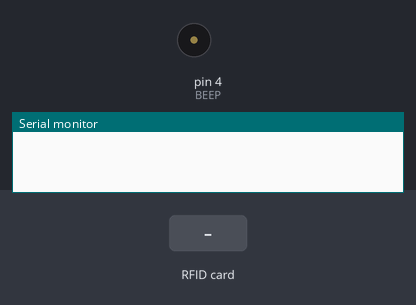
This sketch was run on a simulated Arduino Uno, built with avr-gcc and run on an emulated ATmega328P. On the bench: buzzer (waves = sounding, pin HIGH), the last lines printed to the serial monitor. The inputs (shaded band) are chosen by the test bench. Pins used as bus, display or sensor lines are not drawn.

Above: at 1.2 s.
1.3 s: RFID card FA A7 32 B3 held to the reader
At 1.77 s:
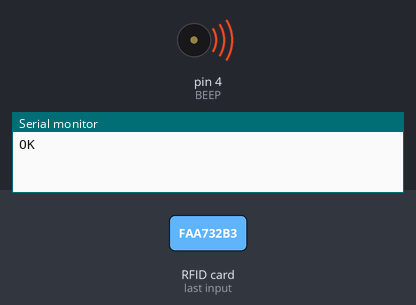
3.5 s: RFID card 5E 7A 19 C4 held to the reader
At 3.9 s:
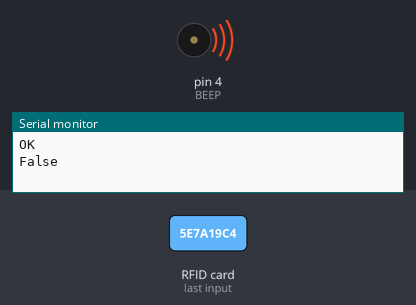
Timing chart, 0 to 6.5 s (numbered marks = the images above; inputs shaded):
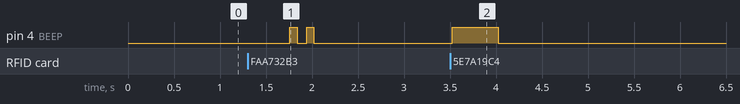

Measured:
- after the input at 1.3 s, pin 4 (BEEP): alternates HIGH for 0.08 s and LOW for 0.10 s, 4 changes in all, then stays LOW, starting after 0.46 s
- after the input at 3.5 s, pin 4 (BEEP): LOW → HIGH at once, → LOW 0.50 s later

The sketch:

card.ino
```cpp
#include <SPI.h>        // RC522 Module uses SPI protocol
#include <MFRC522.h>  // Library for Mifare RC522 Devices
#include <RCSwitch.h>

RCSwitch rSwitch = RCSwitch();
RCSwitch tSwitch = RCSwitch();

#define SS_PIN 10 // RC522 sda
#define RST_PIN 9 // RC522 rst
#define T_PIN 6 // 315发送
#define R_INTERPUT 0 // 315接收，interupt 0, pin 2
#define BEEP 4 // 蜂鸣器

int pulseLength = '你的脉冲长度';
int code = '你的遥控码'; // 10进制
byte MYUID[] = {0xFA, 0xA7, 0x32, 0xB3}; // 你的ID卡的UID

MFRC522 mfrc522(SS_PIN, RST_PIN);


void setup() {
  Serial.begin(9600);

  rSwitch.enableReceive(R_INTERPUT);
  tSwitch.enableTransmit(T_PIN);
  tSwitch.setPulseLength(pulseLength);

  SPI.begin();      // Init SPI bus
  mfrc522.PCD_Init();   // Init MFRC522
  delay(4);       // Optional delay. Some board do need more time after init to be ready, see Readme

  pinMode(BEEP, OUTPUT);
}

bool checkTwo ( byte a[], byte b[] ) {
  for ( uint8_t k = 0; k < 4; k++ ) {   // Loop 4 times
    if ( a[k] != b[k] ) {     // IF a != b then false, because: one fails, all fail
      return false;
    }
  }
  return true;
}

void loop() {
  if ( ! mfrc522.PICC_IsNewCardPresent()) {
    return;
  }

  // Select one of the cards
  if ( ! mfrc522.PICC_ReadCardSerial()) {
    return;
  }

  mfrc522.PICC_HaltA(); // Stop reading

  if (checkTwo(mfrc522.uid.uidByte, MYUID)) { // 验证成功
    Serial.println("OK");
    tSwitch.send(code, 24);
    digitalWrite(BEEP, HIGH);
    delay(80);
    digitalWrite(BEEP, LOW);
    delay(100);
    digitalWrite(BEEP, HIGH);
    delay(80);
    digitalWrite(BEEP, LOW);
  }
  else { // 验证失败
    Serial.println("False");
    digitalWrite(BEEP, HIGH);
    delay(500);
    digitalWrite(BEEP, LOW);
    for ( uint8_t i = 0; i < 4; i++) {
      Serial.print(mfrc522.uid.uidByte[i], HEX);
    }
  }
}
```
